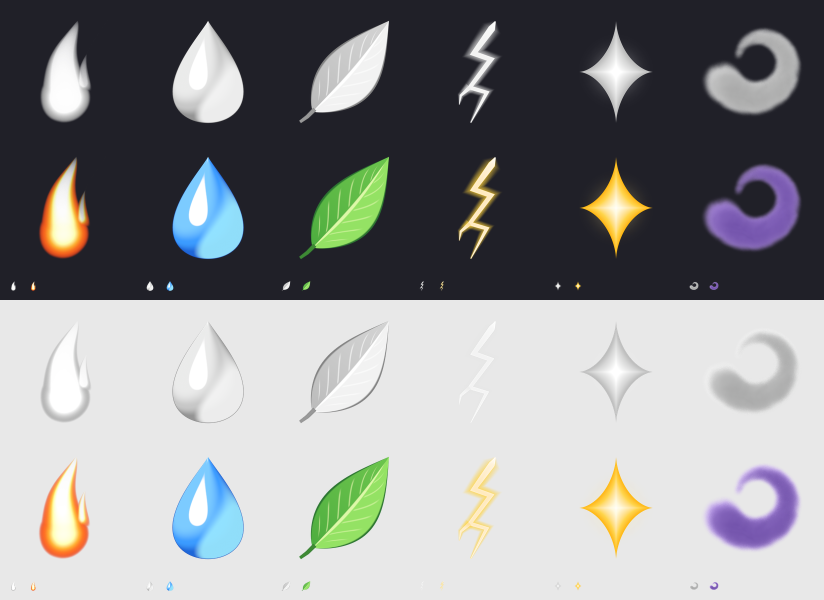
#> input picture monster-ranch-idle/art/vfx/bakeoff/blender/contact.png, 1648 x 1200 px (shown at 1/2 size)
$ python -i gpt_sprites.py   (imports and definitions only)
#> lines starting #> are read from the running program, lines starting #| are printed output that depends on the picture
"""Particle-sprite bake-off entrant: OpenAI GPT Image 2 via the Images API.

Two approaches, both writing into art/vfx/bakeoff/gpt/:
  sheet   ONE 1536x1024 image, six sprites in a 3x2 grid on pure black, cut into cells,
          alpha derived from brightness and un-premultiplied.
  single  one 1024x1024 image per sprite, background="transparent" png (falls back to a
          black background + brightness keying if the model refuses transparency).

ROUTE CHANGE 2026-09-25: the API account had no credits (HTTP 429), so images are now made by the
Codex CLI's built-in image tool (ChatGPT subscription) and dropped into gpt/raw/ under the same names
(sheet_<tag>.png, single_<tag>_<sprite>.png); the gen-* commands below are the API route and refuse
to run unless --allow-api is given. cut-*/pick/result work on whatever is in raw/.

Usage (from the repo root):
  python tools/vfx/gpt_sprites.py gen-sheet  --tag r1 [--quality medium]
  python tools/vfx/gpt_sprites.py gen-single --tag r1 [--quality medium] [--only flame,leaf]
  python tools/vfx/gpt_sprites.py cut-sheet  --raw art/vfx/bakeoff/gpt/raw/sheet_r1.png
  python tools/vfx/gpt_sprites.py cut-single --tag r1 [--only ...]
  python tools/vfx/gpt_sprites.py pick --approach single|sheet [--from sheet:leaf,...]
  python tools/vfx/gpt_sprites.py result --wall-minutes N --notes-file notes.txt

The API key is read from os.environ["OPENAI_API_KEY"] only and is never printed or logged.
Every raw API image is kept under gpt/raw/, every call (usage, seconds, cost) in gpt/raw/calls.jsonl.
"""

from __future__ import annotations

import argparse
import base64
import json
import os
import sys
import time
from pathlib import Path

import numpy as np
import requests
from PIL import Image, ImageDraw, ImageFilter

ROOT = Path(__file__).resolve().parents[2]
OUT = ROOT / "art" / "vfx" / "bakeoff" / "gpt"
RAW = OUT / "raw"
CALLS = RAW / "calls.jsonl"

MODEL = "gpt-image-2"
URL = "https://api.openai.com/v1/images/generations"

# USD per 1M tokens, gpt-image-2 STANDARD tier. The pricing page (fetched 2026-09-25) lists the
# Batch tier as image-in 4.00 / text-in 2.50 / image-out 15.00; Batch is half of Standard, so
# Standard = 8 / 5 / 30. The guide's calculator quotes medium 1024x1024 at $0.053 and medium
# 1536x1024 at $0.041; we log both the token-based and the calculator figure and budget on the max.
PRICE = {"text_in": 5.00, "image_in": 8.00, "image_out": 30.00}
CALC_USD = {("low", "1024x1024"): 0.006, ("low", "1536x1024"): 0.005,
            ("medium", "1024x1024"): 0.053, ("medium", "1536x1024"): 0.041,
            ("high", "1024x1024"): 0.211, ("high", "1536x1024"): 0.165}
BUDGET_USD = 3.00

SPRITES = ["flame", "droplet", "leaf", "bolt", "star", "wisp"]
# sprites whose body is an opaque solid shape (keying from brightness would make dark shading
# see-through), vs glow sprites whose alpha IS their brightness
SOLID = {"droplet", "leaf"}

STYLE = ("polished stylized mobile-game VFX particle texture, in the style of Genshin Impact and "
         "Pet Simulator effects, soft glow, clean readable silhouette, bright saturated colour, "
         "flat front view, single isolated object, no text, no letters, no border, no frame, "
         "no drop shadow, no ground, no scenery")

DESC = {
    "flame": "a single stylized flame tongue, soft glowing white-yellow core fading to warm orange "
             "at the edges, one smooth curved tapering tip, soft glowing edges",
    "droplet": "a single cartoon water droplet, rounded bottom and pointed top, bright clear blue, "
               "glossy white specular highlight on the upper left, smooth clean outline",
    "leaf": "one small fresh green leaf with a lighter central midrib and a short stem, simple "
            "clean silhouette, gentle soft shading",
    "bolt": "a single jagged lightning bolt zigzag, bright white-hot core with yellow edges, "
            "slight soft yellow glow around it",
    "star": "a four-point twinkle sparkle star, long thin slightly curved points, white-hot "
            "centre, pale gold tint, soft round glow halo around the centre",
    "wisp": "a soft curling puff of violet magic smoke, a wispy swirl with no hard edges, "
            "gently glowing, fading softly at every edge",
}

# prompt revisions: round tags map to extra guidance appended per sprite
EXTRA: dict[str, dict[str, str]] = {"r1": {}, "r2": {}}


# [108 lines left out: functions _key, spent_usd, cost_of, generate, key_black, not called in this run]


def to_uint8(rgba: np.ndarray) -> Image.Image:
    return Image.fromarray((np.clip(rgba, 0, 1) * 255 + 0.5).astype(np.uint8), "RGBA")


def frame(img: Image.Image, size: int = 256, fill: float = 0.80, athr: int = 6) -> Image.Image:
    """Trim to alpha bbox, centre in a square, scale so the long side = fill*size."""
    a = np.asarray(img.getchannel("A"))
    ys, xs = np.nonzero(a > athr)
    if len(xs) == 0:
        return Image.new("RGBA", (size, size), (0, 0, 0, 0))
    crop = img.crop((xs.min(), ys.min(), xs.max() + 1, ys.max() + 1))
    w, h = crop.size
    s = fill * size / max(w, h)
    nw, nh = max(1, round(w * s)), max(1, round(h * s))
    small = crop.convert("RGBa").resize((nw, nh), Image.LANCZOS).convert("RGBA")
    out = Image.new("RGBA", (size, size), (0, 0, 0, 0))
    out.paste(small, ((size - nw) // 2, (size - nh) // 2))
    # zero colour under zero alpha (clean for any later filtering)
    arr = np.asarray(out).copy()
    arr[arr[..., 3] == 0, :3] = 0
    return Image.fromarray(arr, "RGBA")


# [59 lines left out: functions to_grey, contact, write_pair, sheet_prompt, single_prompt, not called in this run]


def _api_guard(a):
    if not a.allow_api:
        sys.exit("API route disabled (use the Codex CLI route); pass --allow-api to override")


def cmd_gen_sheet(a):
    _api_guard(a)
    generate(f"sheet_{a.tag}", sheet_prompt(a.tag), "1536x1024", a.quality, "opaque")


# [129 lines left out: functions cmd_gen_single, cmd_cut_sheet, cmd_cut_single, cmd_pick, cmd_result, main, not called in this run]


# [2 lines not run here, left out]

>>> import cv2
>>> picture = cv2.imread('../../art/vfx/bakeoff/blender/contact.png', cv2.IMREAD_GRAYSCALE)
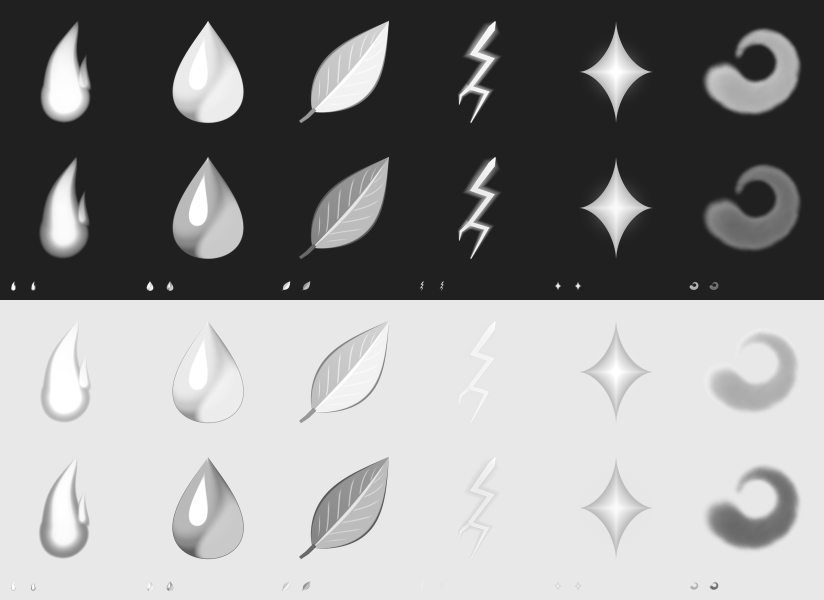
#> picture: shape (1200, 1648) (shown at 1/2 size); min 30, max 255, mean 142.3
>>> result = frame(picture)
#> (the run stopped early here; a loop or call above may not have finished)
